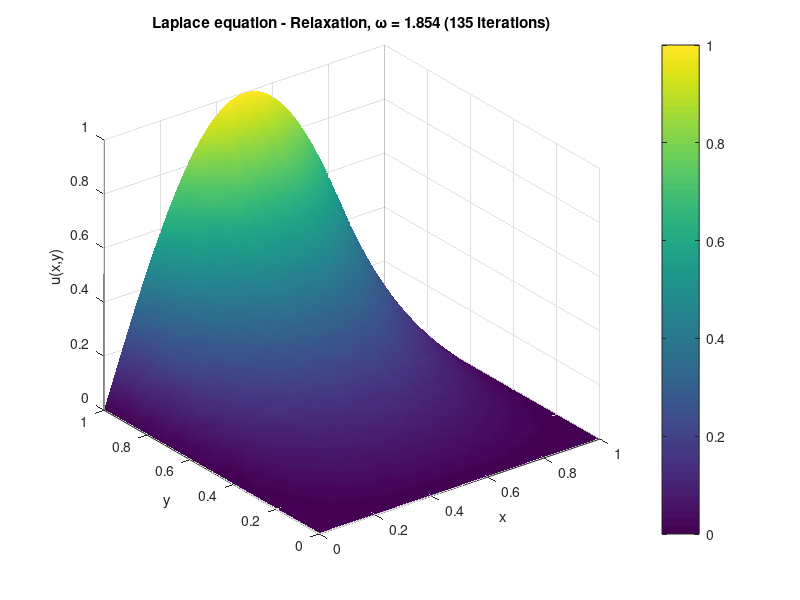
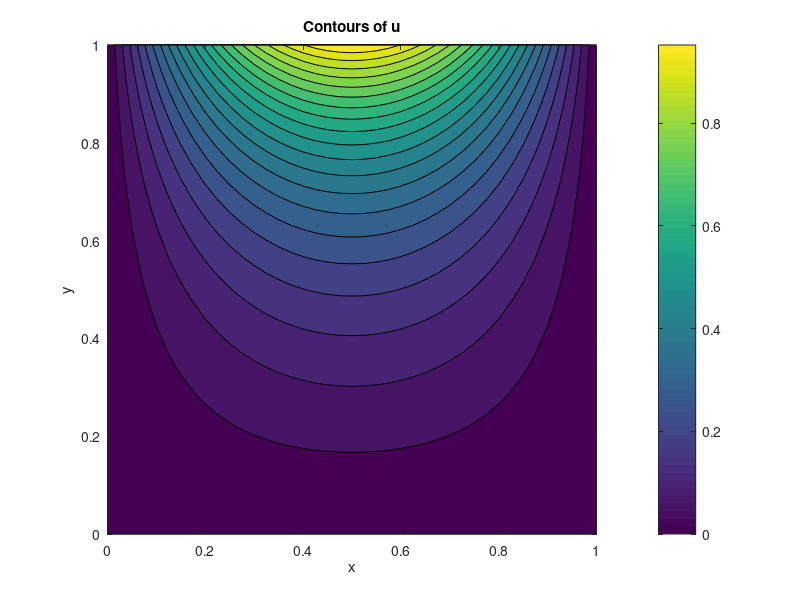
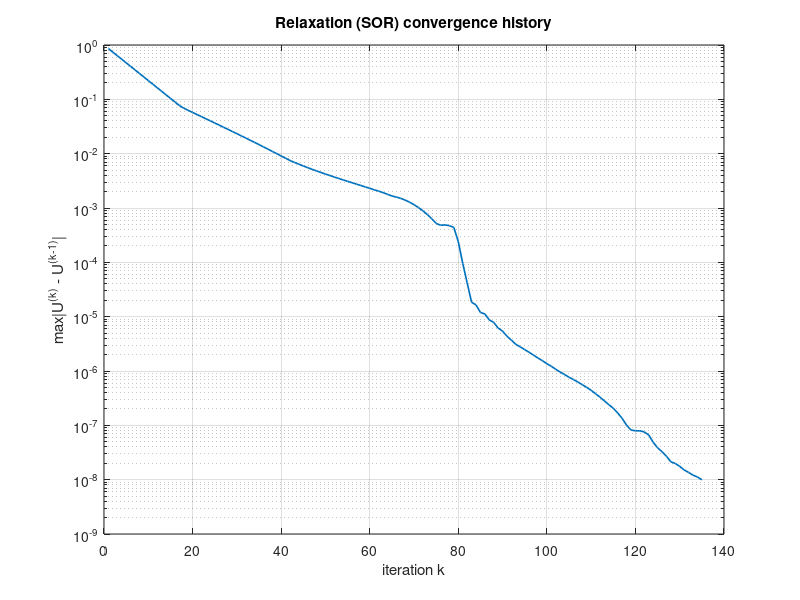

The MATLAB script that drew these images, in order:
%==========================================================================
% LR.m   : LAPLACE EQUATION   u_xx + u_yy = 0    on [ax,bx] x [ay,by]
% METHOD : RELAXATION METHOD (SOR)   (5-point finite differences)
%          Each node first gets its Gauss-Seidel value uGS, then is
%          over-relaxed:  U(i,j) <- (1-omega)*U(i,j) + omega*uGS,
%          with 0 < omega < 2  (omega = 1 reproduces Gauss-Seidel).
% BCs    : Dirichlet on all four edges, typed directly as formulas.
%
% HOW TO USE : edit ONLY the "USER INPUT" block. Boundary functions are
% evaluated point-by-point, so ordinary scalar syntax (*, ^) is fine.
% Leave omega = 0 and the code computes the OPTIMAL relaxation factor
% for your grid by itself:  omega_opt = 2/(1 + sqrt(1 - rhoJ^2)),
% rhoJ = ( cx*cos(pi/(Nx-1)) + cy*cos(pi/(Ny-1)) )/(cx+cy)  being the
% Jacobi spectral radius of the discrete problem (Young's formula).
%
% NOTE   : omega-related statements use elementwise operators (.*, ./, .^)
% so the Code Analyzer can verify they are scalar (for scalars they equal
% *, /, ^ exactly). Plot commands are written ONE PER LINE so that no
% statement depends on a comma separator.
%==========================================================================
clc; clear; close all;

%============================ USER INPUT ==================================
ax = 0;  bx = 1;                  % x-interval :  ax <= x <= bx
ay = 0;  by = 1;                  % y-interval :  ay <= y <= by

Nx = 41;                          % grid points in x (boundaries included)
Ny = 41;                          % grid points in y (boundaries included)

gBottom = @(x) 0;                 % u(x,ay)   bottom edge
gTop    = @(x) sin(pi*x);         % u(x,by)   top edge
gLeft   = @(y) 0;                 % u(ax,y)   left edge
gRight  = @(y) 0;                 % u(bx,y)   right edge
% (Demo problem: exact solution u = sin(pi*x)*sinh(pi*y)/sinh(pi).)

maxIter = 20000;                  % iterate up to ANY number of sweeps
tol     = 1e-8;                   % stop when max|U_new - U_old| < tol
                                  % set tol = 0 to force exactly maxIter sweeps
omega   = 0;                      % relaxation factor, 0 < omega < 2
                                  % leave omega = 0 => optimal value is
                                  % computed automatically below
%==========================================================================

% ---- grid and spacings (computed automatically) -------------------------
x  = linspace(ax,bx,Nx);   hx = x(2)-x(1);
y  = linspace(ay,by,Ny);   hy = y(2)-y(1);

cx = 1/hx^2;   cy = 1/hy^2;   denom = 2*(cx+cy);

% ---- optimal relaxation factor if the user did not fix one --------------
if omega <= 0
    rhoJ  = ( cx.*cos(pi./(Nx-1)) + cy.*cos(pi./(Ny-1)) ) ./ (cx + cy);
    omega = 2./(1 + sqrt(1 - rhoJ.^2));
end
fprintf('Relaxation factor in use: omega = %.4f\n', omega);

% ---- initial array with the boundary conditions imposed -----------------
U = zeros(Ny,Nx);                        % U(i,j) approximates u(x(j),y(i))
U(1 ,:) = arrayfun(gBottom,x);           % edge y = ay
U(Ny,:) = arrayfun(gTop   ,x);           % edge y = by
U(: ,1) = arrayfun(gLeft  ,y).';         % edge x = ax
U(:,Nx) = arrayfun(gRight ,y).';         % edge x = bx
% (Corners take the last assignment; with consistent data this is immaterial.)

% ---- relaxation (SOR) iteration ------------------------------------------
errHist = zeros(maxIter,1);
for k = 1:maxIter
    Uold = U;                            % stored ONLY to measure the change
    for i = 2:Ny-1
        for j = 2:Nx-1
            uGS    = ( cx.*(U(i,j-1)+U(i,j+1)) ...
                     + cy.*(U(i-1,j)+U(i+1,j)) ) ./ denom; % Gauss-Seidel value
            U(i,j) = (1 - omega).*U(i,j) + omega.*uGS;     % over-relaxation
        end
    end
    errHist(k) = max(abs(U(:)-Uold(:)));
    if errHist(k) < tol
        break
    end
end
nIter   = k;
errHist = errHist(1:nIter);

% ---- automatic verification: discrete u_xx+u_yy at interior nodes -------
R = cx*( U(2:end-1,1:end-2) - 2*U(2:end-1,2:end-1) + U(2:end-1,3:end) ) ...
  + cy*( U(1:end-2,2:end-1) - 2*U(2:end-1,2:end-1) + U(3:end,2:end-1) );

fprintf('RELAXATION (SOR), Laplace equation\n');
if errHist(nIter) < tol
    fprintf('Converged: tolerance %.1e reached after %d sweeps.\n', tol, nIter);
else
    fprintf('Stopped at the iteration limit maxIter = %d sweeps.\n', maxIter);
end
fprintf('Last change per sweep   max|dU|      = %.3e\n', errHist(nIter));
fprintf('PDE check               max|Lap(u)|  = %.3e (should be near 0)\n', ...
        max(abs(R(:))));

% ---- plots (one command per line: nothing depends on a comma) ------------
figure
surf(x,y,U)
shading interp
colorbar
xlabel('x')
ylabel('y')
zlabel('u(x,y)')
title(sprintf('Laplace equation - Relaxation, \\omega = %.3f (%d iterations)', ...
      omega, nIter))

figure
contourf(x,y,U,20)
colorbar
axis equal tight
xlabel('x')
ylabel('y')
title('Contours of u')

figure
semilogy(1:nIter, errHist, 'LineWidth', 1.2)
grid on
xlabel('iteration k')
ylabel('max|U^{(k)} - U^{(k-1)}|')
title('Relaxation (SOR) convergence history')
